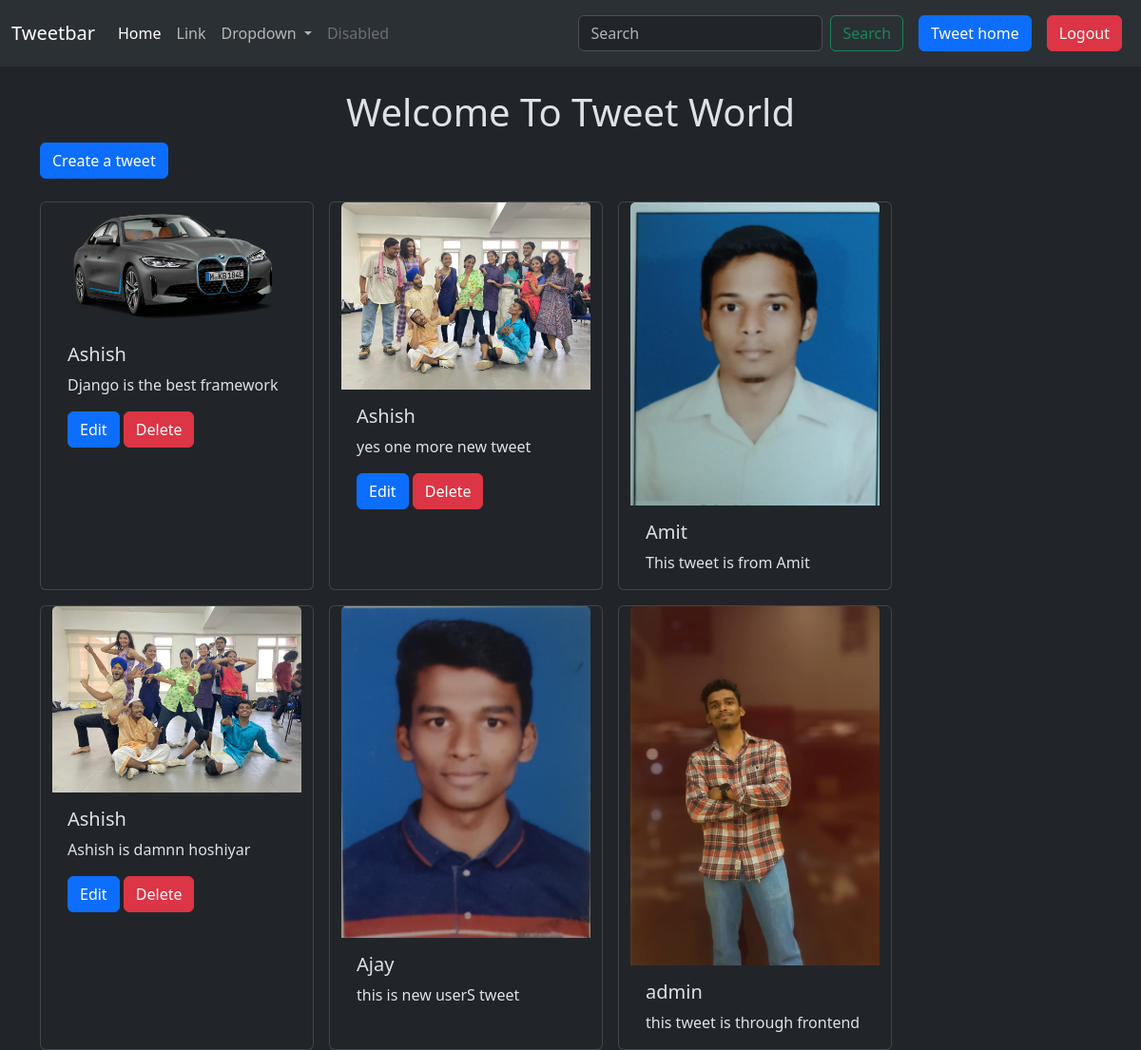
Screenshot of /mytweet/ (signed in) with the database file from the repository.
### mytweet/models.py (models this page shows, shortened)
class Mytweet(models.Model):
    user= models.ForeignKey(User, on_delete=models.CASCADE)
    text=models.TextField(max_length=240)
    photo=models.ImageField(upload_to='photos/', blank=True, null=True)
    created_at=models.DateTimeField(auto_now_add=True)
    updated_at=models.DateTimeField(auto_now=True)

### mytweet/views.py (the view)
# urls.py: path('', views.tweet_list, name='tweet_list'),
def tweet_list(request):
    tweets=Mytweet.objects.all().order_by('-created_at')
    return render (request, 'tweet_list.html',{'tweets':tweets})

### templates/tweet_list.html (shortened to what this page needs)
{%extends "layout.html"%}
{% block content%}
<h1 class="text-center  mt-4">Welcome To Tweet World</h1>
<a class='btn btn-primary mb-4' href='{% url "tweet_create" %}'>Create a tweet</a>
<div class="container row gap-3">
    {% for tweet in tweets %}
    <div class="card" style="width: 18rem;">
        {% if tweet.photo %}
            <img src="{{ tweet.photo.url }}" class="card-img-top" alt="Tweet photo">
        {% else %}
            <img src="path_to_default_image.jpg" class="card-img-top" alt="Default image">
        {% endif %}
        <div class="card-body">
            <h5 class="card-title">{{ tweet.user.username }}</h5>
            <p class="card-text">{{ tweet.text }}</p>
            {% if tweet.user.id == user.id %}
            <a href="{% url 'tweet_edit' tweet.id %}" class="btn btn-primary">Edit</a>
            <a href="{% url 'tweet_delete' tweet.id %}" class="btn btn-danger">Delete</a>
            {%endif%}
        </div>
    </div>
    {% endfor %}
</div>
{%endblock%}

### rows the page displays
Mytweet: photo (picture), user.username "Ashish", text "Django is the best framework", shows "Edit"
Mytweet: photo (picture), user.username "Ashish", text "yes one more new tweet", shows "Edit"
Mytweet: photo (picture), user.username "Amit", text "This tweet is from Amit"
Mytweet: photo (picture), user.username "Ashish", text "Ashish is damnn hoshiyar", shows "Edit"
Mytweet: photo (picture), user.username "Ajay", text "this is new userS tweet"
Mytweet: photo (picture), user.username "admin", text "this tweet is through frontend"
